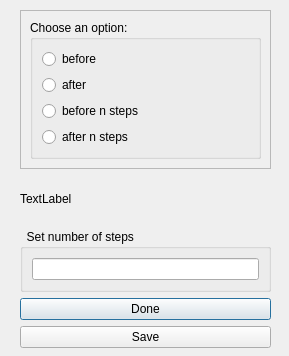
<?xml version="1.0" encoding="UTF-8"?>
<ui version="4.0">
 <class>BeforeAfter</class>
 <widget class="QDialog" name="BeforeAfter">
  <property name="geometry">
   <rect>
    <x>0</x>
    <y>0</y>
    <width>289</width>
    <height>356</height>
   </rect>
  </property>
  <property name="windowTitle">
   <string>Dialog</string>
  </property>
  <widget class="QWidget" name="layoutWidget">
   <property name="geometry">
    <rect>
     <x>20</x>
     <y>10</y>
     <width>251</width>
     <height>338</height>
    </rect>
   </property>
   <layout class="QVBoxLayout" name="verticalLayout_4">
    <item>
     <widget class="QFrame" name="frame">
      <property name="frameShape">
       <enum>QFrame::StyledPanel</enum>
      </property>
      <property name="frameShadow">
       <enum>QFrame::Raised</enum>
      </property>
      <layout class="QHBoxLayout" name="horizontalLayout">
       <item>
        <widget class="QGroupBox" name="groupBox_2">
         <property name="title">
          <string>Choose an option: </string>
         </property>
         <layout class="QVBoxLayout" name="verticalLayout_2">
          <item>
           <layout class="QVBoxLayout" name="verticalLayout">
            <item>
             <widget class="QRadioButton" name="optionA">
              <property name="text">
               <string>before</string>
              </property>
             </widget>
            </item>
            <item>
             <widget class="QRadioButton" name="optionB">
              <property name="text">
               <string>after</string>
              </property>
             </widget>
            </item>
            <item>
             <widget class="QRadioButton" name="optionC">
              <property name="text">
               <string>before n steps</string>
              </property>
             </widget>
            </item>
            <item>
             <widget class="QRadioButton" name="optionD">
              <property name="text">
               <string>after n steps</string>
              </property>
             </widget>
            </item>
           </layout>
          </item>
         </layout>
        </widget>
       </item>
      </layout>
     </widget>
    </item>
    <item>
     <widget class="QLabel" name="statement">
      <property name="text">
       <string>TextLabel</string>
      </property>
     </widget>
    </item>
    <item>
     <widget class="QGroupBox" name="groupBox">
      <property name="title">
       <string>  Set number of steps</string>
      </property>
      <layout class="QVBoxLayout" name="verticalLayout_3">
       <item>
        <widget class="QLineEdit" name="stepsLine"/>
       </item>
      </layout>
     </widget>
    </item>
    <item>
     <widget class="QPushButton" name="doneButton">
      <property name="text">
       <string>Done</string>
      </property>
     </widget>
    </item>
    <item>
     <widget class="QPushButton" name="closeButton">
      <property name="text">
       <string>Save</string>
      </property>
     </widget>
    </item>
   </layout>
  </widget>
 </widget>
 <resources/>
 <connections/>
</ui>
